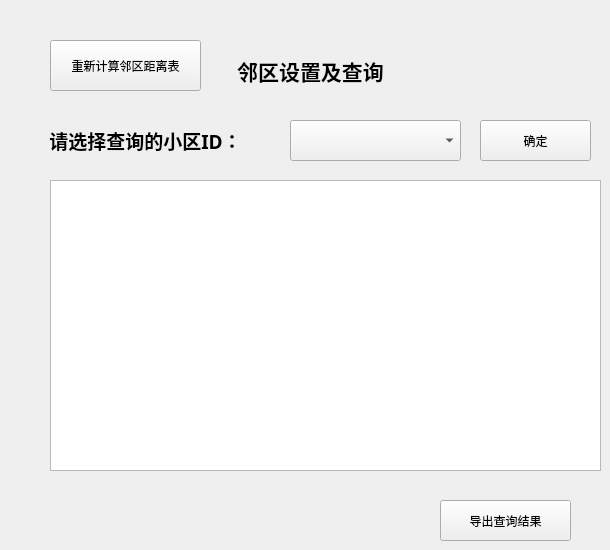
   <widget class="QWidget" name="page_7">
    <widget class="QLabel" name="label_40">
     <property name="geometry">
      <rect>
       <x>30</x>
       <y>110</y>
       <width>231</width>
       <height>61</height>
      </rect>
     </property>
     <property name="font">
      <font>
       <family>Adobe Arabic</family>
       <pointsize>14</pointsize>
       <weight>75</weight>
       <bold>true</bold>
      </font>
     </property>
     <property name="text">
      <string>请选择查询的小区ID：</string>
     </property>
     <property name="alignment">
      <set>Qt::AlignCenter</set>
     </property>
    </widget>
    <widget class="QLabel" name="label_39">
     <property name="geometry">
      <rect>
       <x>180</x>
       <y>40</y>
       <width>261</width>
       <height>61</height>
      </rect>
     </property>
     <property name="font">
      <font>
       <family>Adobe Arabic</family>
       <pointsize>16</pointsize>
       <weight>75</weight>
       <bold>true</bold>
      </font>
     </property>
     <property name="text">
      <string>邻区设置及查询</string>
     </property>
     <property name="alignment">
      <set>Qt::AlignCenter</set>
     </property>
    </widget>
    <widget class="QTableView" name="tableView">
     <property name="geometry">
      <rect>
       <x>50</x>
       <y>180</y>
       <width>551</width>
       <height>291</height>
      </rect>
     </property>
    </widget>
    <widget class="QPushButton" name="pushButton_11">
     <property name="geometry">
      <rect>
       <x>480</x>
       <y>120</y>
       <width>111</width>
       <height>41</height>
      </rect>
     </property>
     <property name="text">
      <string>确定</string>
     </property>
    </widget>
    <widget class="QComboBox" name="comboBox_5">
     <property name="geometry">
      <rect>
       <x>290</x>
       <y>120</y>
       <width>171</width>
       <height>41</height>
      </rect>
     </property>
    </widget>
    <widget class="QPushButton" name="pushButton_10">
     <property name="geometry">
      <rect>
       <x>50</x>
       <y>40</y>
       <width>151</width>
       <height>51</height>
      </rect>
     </property>
     <property name="text">
      <string>重新计算邻区距离表</string>
     </property>
    </widget>
    <widget class="QPushButton" name="pushButton_22">
     <property name="geometry">
      <rect>
       <x>440</x>
       <y>500</y>
       <width>131</width>
       <height>41</height>
      </rect>
     </property>
     <property name="text">
      <string>导出查询结果</string>
     </property>
    </widget>
   </widget>
